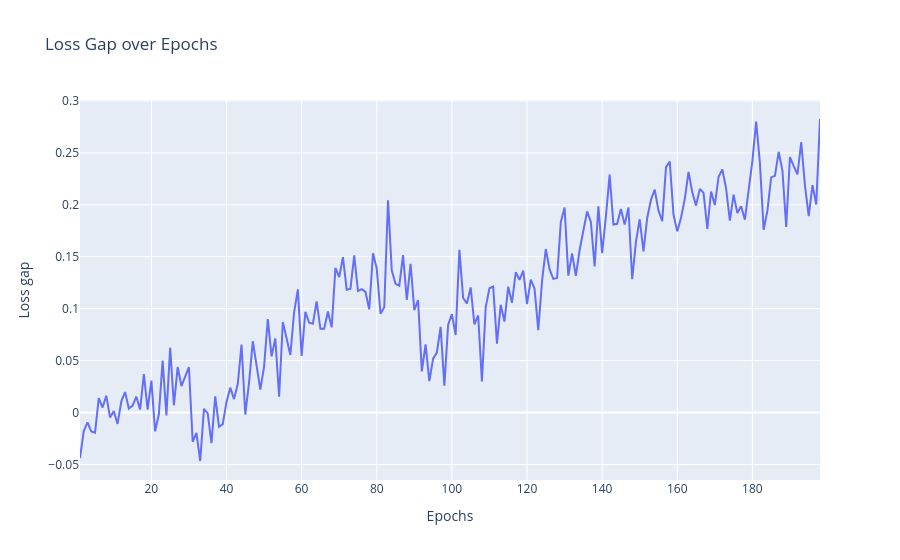

Notebook code cell kept with this figure:
### Code cell
loss_gap = val_loss - train_loss

fig = go.Figure()
fig.add_trace(go.Scatter(x=epochs, y=loss_gap, mode="lines", name="Val Loss - Train Loss"))

fig.update_layout(
    title="Loss Gap over Epochs",
    xaxis_title="Epochs",
    yaxis_title="Loss gap",
    hovermode="x unified"
)

### Figure 1 — Plotly figure (JSON) as saved in the notebook; plotly's stock layout.template omitted (floating-point values rounded to 4 significant figures; data arrays with more than 128 entries replaced by an {"elided": "..."} marker saying what was removed)
{"data": [{"mode": "lines", "name": "Val Loss - Train Loss", "type": "scatter", "x": {"elided": "198 int values"}, "y": {"elided": "198 float values"}}], "layout": {"hovermode": "x unified", "title": {"text": "Loss Gap over Epochs"}, "xaxis": {"title": {"text": "Epochs"}}, "yaxis": {"title": {"text": "Loss gap"}}}}
